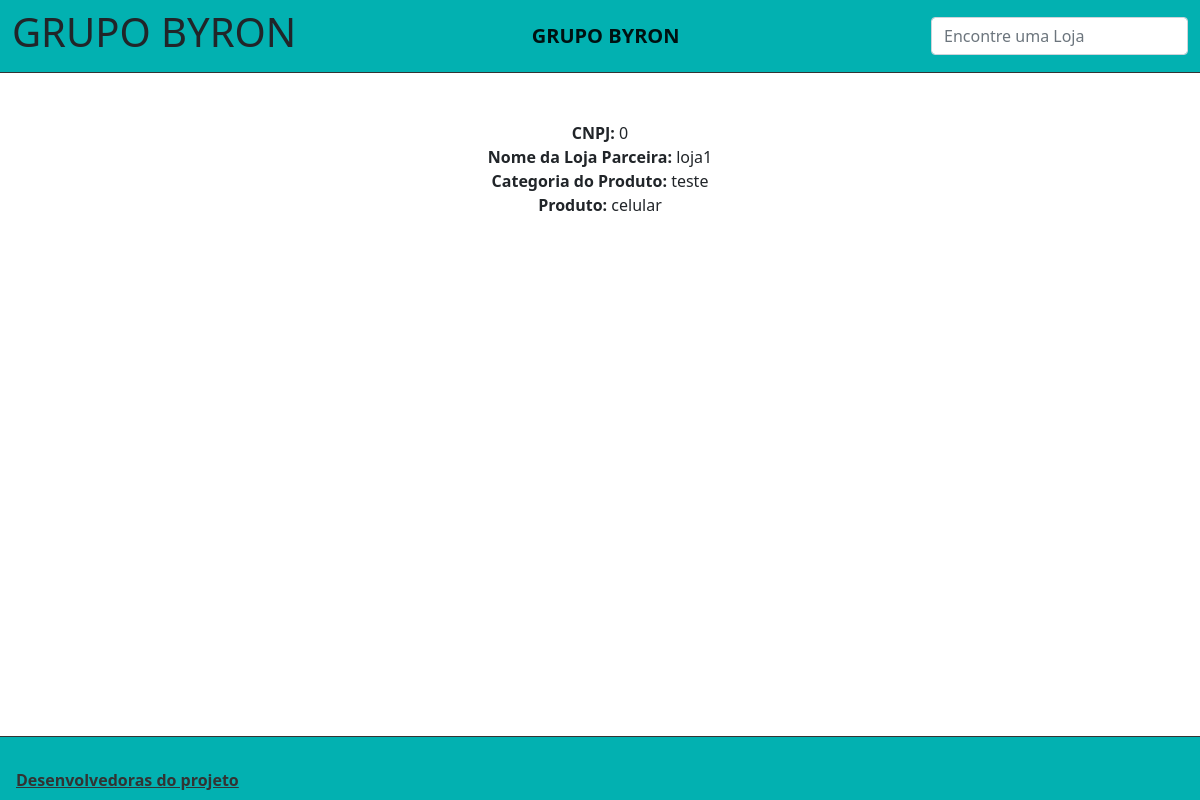
The app's page /view/9/ with its own data.
### app/models.py (models this page shows)
class Stores(models.Model):
  cnpj = models.CharField(max_length=50)
  store_name = models.CharField(max_length=50)
  product_category = models.CharField(max_length=50)
  product = models.CharField(max_length=100)

### app/views.py (the view)
# urls.py: path('view/<int:pk>/', view, name='view'),
def view(request, pk):
    data = {}
    data['db'] = Stores.objects.get(pk=pk)
    return render(request, 'view.html', data)

### app/templates/view.html (shortened to what this page needs)
{% extends 'base.html' %}
{% block content %}
<body>
  <div class="col-8 m-auto pt-5 pd-2 text-center">
    <strong>CNPJ: </strong> {{db.cnpj}}<br>
    <strong>Nome da Loja Parceira: </strong> {{db.store_name}}<br>
    <strong>Categoria do Produto: </strong> {{db.product_category}}<br>
    <strong>Produto: </strong> {{db.product}}
  </div>
 </body>
{% endblock  %}

### records on screen
Stores: cnpj "0", store_name "loja1", product_category "teste", product "celular"
